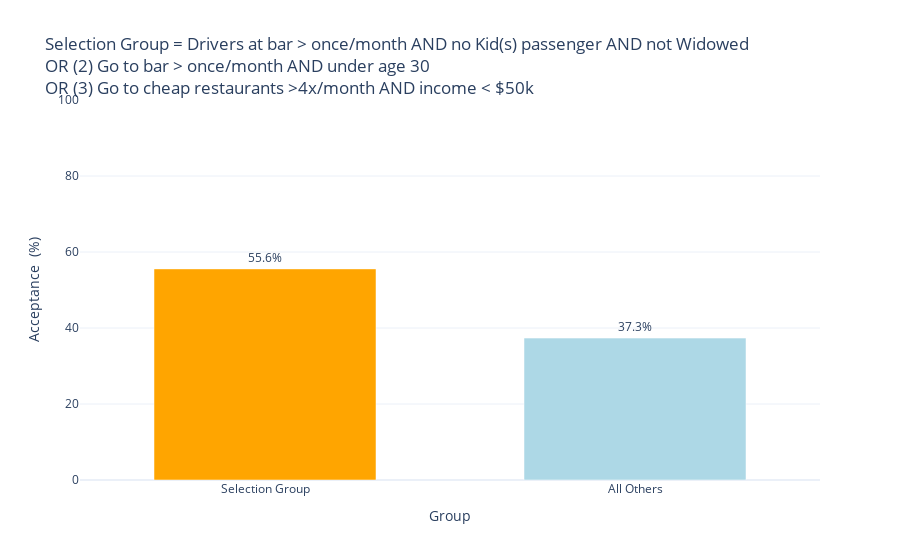

The code cell stored with this chart in its notebook:
### Code cell
# use plotly for same chart as above
# Define groupings
barmorethanonce = ['4~8', 'gt8']
under30years = ['below21', '21-25', '26-30']
lowcostrestaurantgreaterthan4 = ['4~8', 'gt8']
incomebrackets = [
    'less than $12500',
    '$12500 - $24999',
    '$25000 - $37499',
    '$37500 - $49999'
]

# Drivers!
# drivers =     (
#         (bardata['car'] != 'do not drive') 
#     )

# Define Selection Group
group1 = bardata[
    (
        (bardata['car'] != 'do not drive') &
        (bardata['Bar'].isin(barmorethanonce)) &
        (bardata['passenger'] != 'Kid(s)') &
        (bardata['maritalStatus'] != 'Widowed')
    )
    |
    (
        (bardata['Bar'].isin(barmorethanonce)) &
        (bardata['age'].isin(under30years))
    )
    |
    (
        (bardata['RestaurantLessThan20'].isin(lowcostrestaurantgreaterthan4)) &
        (bardata['income'].isin(incomebrackets))
    )
]

# Group 2: all others
group2 = bardata[~bardata.index.isin(group1.index)]

# Calculate acceptance rates
rate1 = group1['Y'].mean() * 100
rate2 = group2['Y'].mean() * 100

# Prepare data 
plot_df = pd.DataFrame({
    'Group': ['Selection Group', 'All Others'],
    'Acceptance Rate': [rate1, rate2]
})

# Create Plotly bar chart
fig = px.bar(
    plot_df,
    x='Group',
    y='Acceptance Rate',
    text='Acceptance Rate',
    color='Group',
    color_discrete_sequence=['orange', 'lightblue'],
    title=(
        "Selection Group = Drivers at bar > once/month AND no Kid(s) passenger AND not Widowed<br>"
        "OR (2) Go to bar > once/month AND under age 30<br>"
        "OR (3) Go to cheap restaurants >4x/month AND income < $50k<br>"
    )
)

fig.update_traces(texttemplate='%{text:.1f}%', textposition='outside')
fig.update_layout(
    yaxis_title='Acceptance  (%)',
    yaxis_range=[0, 100],
    uniformtext_minsize=8,
    uniformtext_mode='hide',
    bargap=0.4,
    template='plotly_white',
    showlegend=False
)

fig.show()

### Figure 1 — Plotly figure (JSON) as saved in the notebook; plotly's stock layout.template omitted (floating-point values rounded to 4 significant figures)
{"data": [{"alignmentgroup": "True", "hovertemplate": "Group=%{x}<br>Acceptance Rate=%{text}<extra></extra>", "legendgroup": "Selection Group", "marker": {"color": "orange", "pattern": {"shape": ""}}, "name": "Selection Group", "offsetgroup": "Selection Group", "orientation": "v", "showlegend": true, "text": [55.56], "textposition": "outside", "texttemplate": "%{text:.1f}%", "type": "bar", "x": ["Selection Group"], "xaxis": "x", "y": [55.56], "yaxis": "y"}, {"alignmentgroup": "True", "hovertemplate": "Group=%{x}<br>Acceptance Rate=%{text}<extra></extra>", "legendgroup": "All Others", "marker": {"color": "lightblue", "pattern": {"shape": ""}}, "name": "All Others", "offsetgroup": "All Others", "orientation": "v", "showlegend": true, "text": [37.34], "textposition": "outside", "texttemplate": "%{text:.1f}%", "type": "bar", "x": ["All Others"], "xaxis": "x", "y": [37.34], "yaxis": "y"}], "layout": {"bargap": 0.4, "barmode": "relative", "legend": {"title": {"text": "Group"}, "tracegroupgap": 0}, "showlegend": false, "title": {"text": "Selection Group = Drivers at bar > once/month AND no Kid(s) passenger AND not Widowed<br>OR (2) Go to bar > once/month AND under age 30<br>OR (3) Go to cheap restaurants >4x/month AND income < $50k<br>"}, "uniformtext": {"minsize": 8, "mode": "hide"}, "xaxis": {"anchor": "y", "categoryarray": ["Selection Group", "All Others"], "categoryorder": "array", "domain": [0, 1], "title": {"text": "Group"}}, "yaxis": {"anchor": "x", "domain": [0, 1], "range": [0, 100], "title": {"text": "Acceptance  (%)"}}}}
